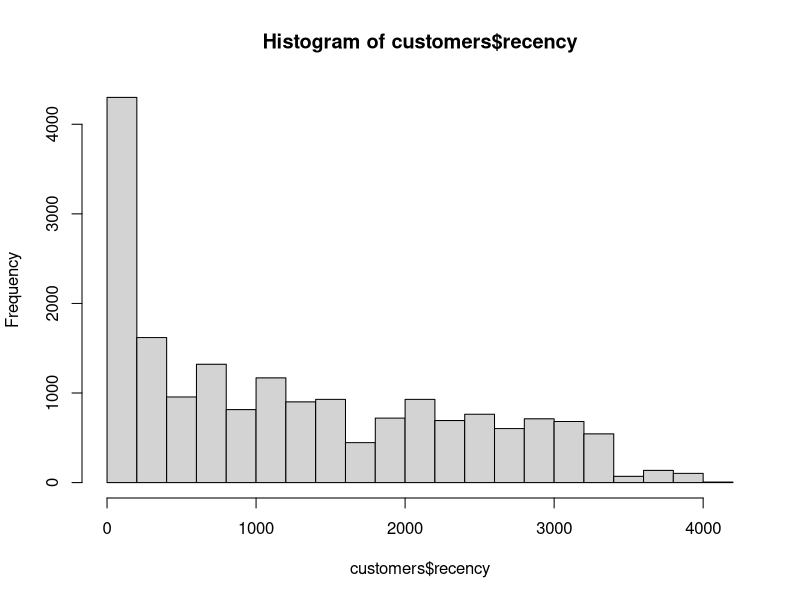
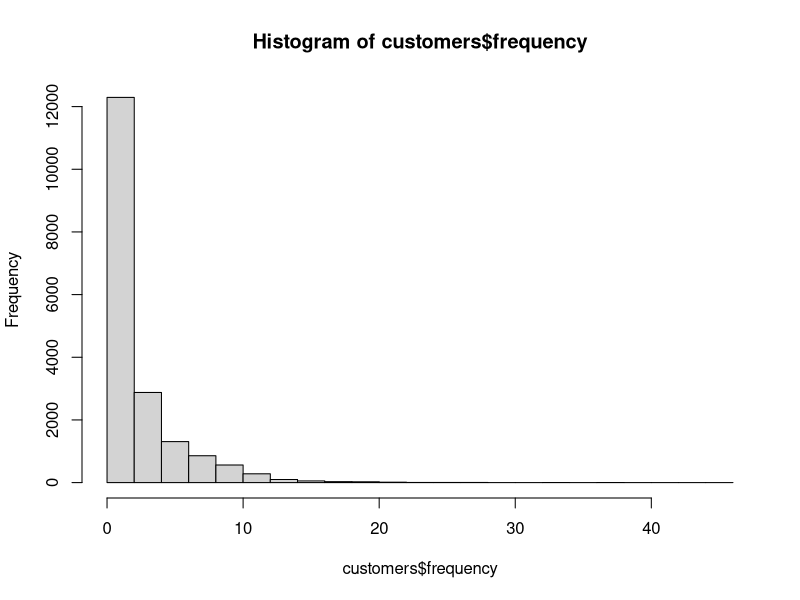
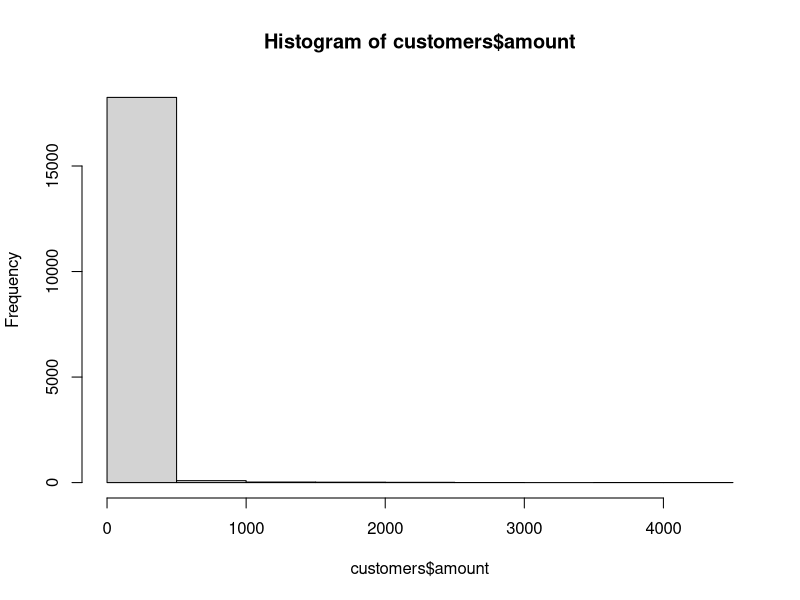
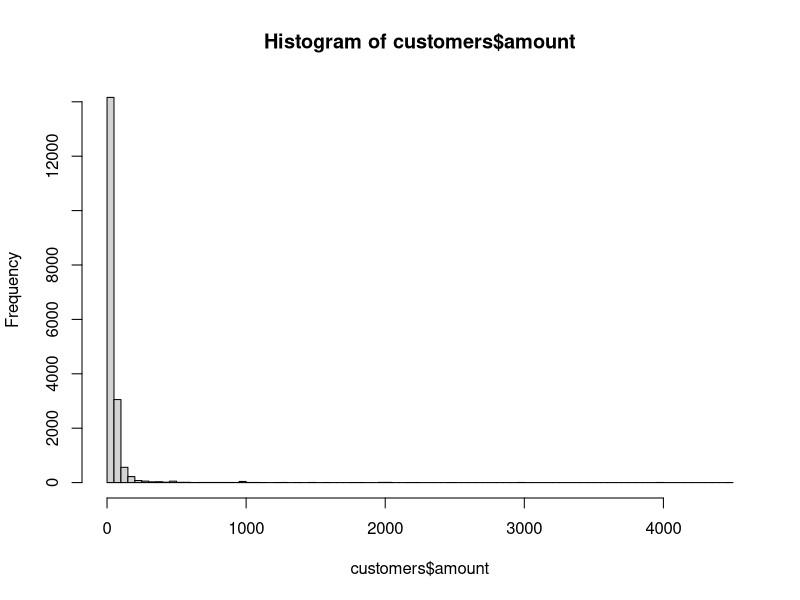
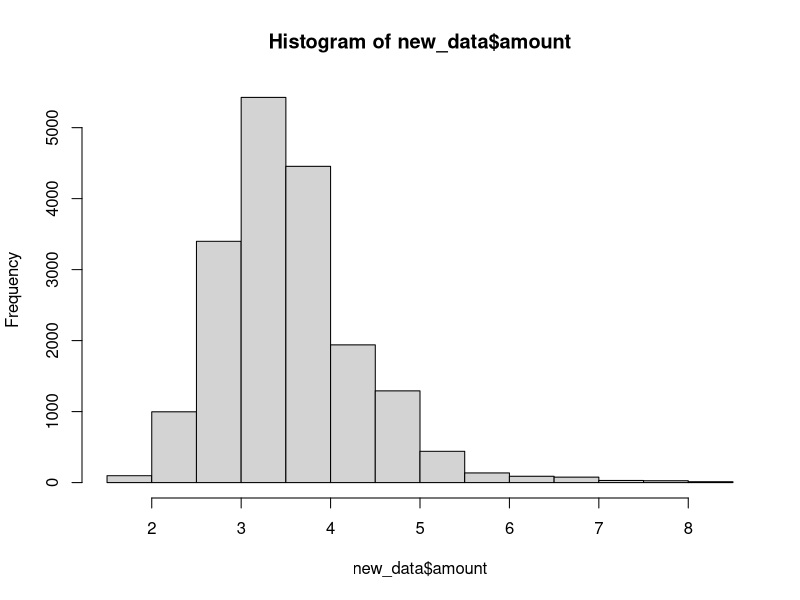
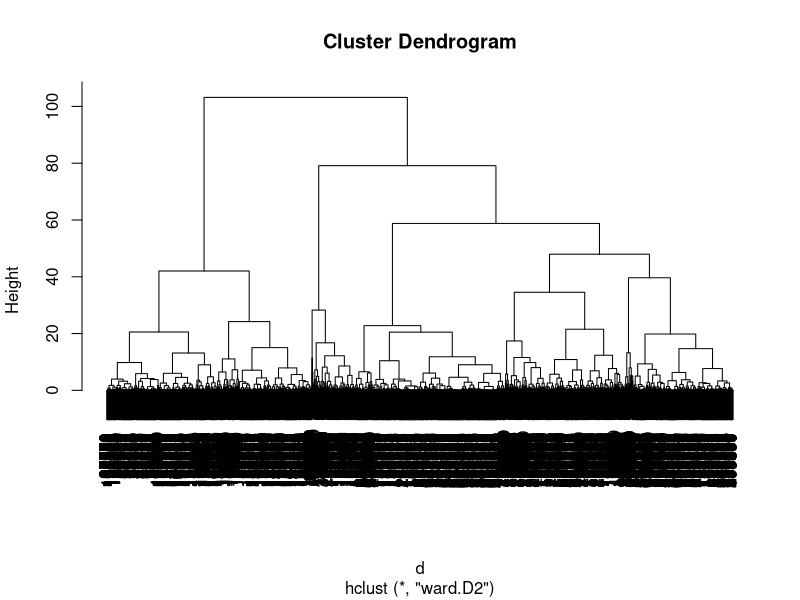
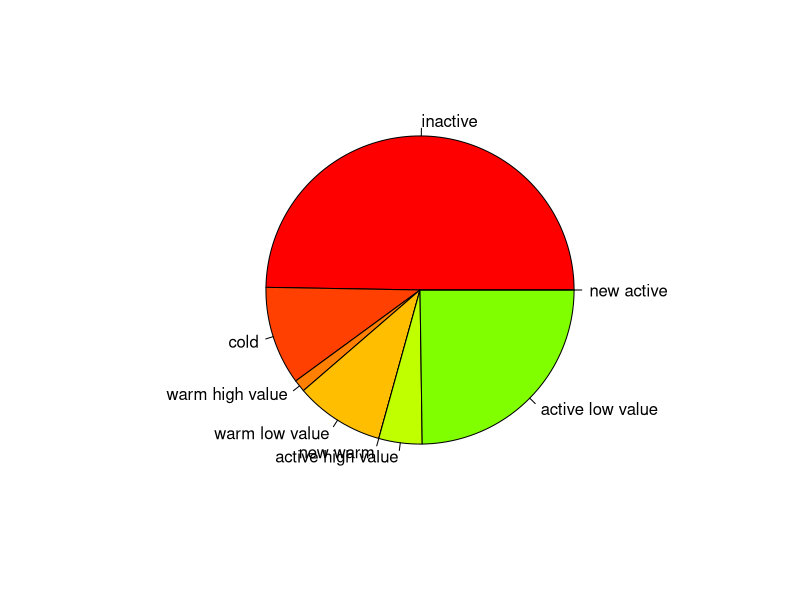

The R script that drew these images, in order:

# __________________________________________________________________
# //////////////////////////////////////////////////////////////////
#
# Author - Anupama Rajaram
# Program Description - Marketing related functions, including
#       a. Compute RFM (recency, frequency and monetary value)
#       b. Dendograms & Statistical/ hierarchical segmentation
#       c. Managerial (customer) segmentation into categories 
#           like inactive, warm, cold etc. based on recency
# __________________________________________________________________
# //////////////////////////////////////////////////////////////////


# To clean up the memory of your current R session run the following line
rm(list=ls(all=TRUE))


#===================================================================#
#=========== Section 1: Import data and clean/re-arrange============#

# Load text file into local variable called 'data'
# this dataset had 51243 rows and 3 columns
data = read.delim(file = 'purchases.txt', header = FALSE, 
                  sep = '\t', dec = '.')

# Rename the column headers from generic V1, V2,.. to meaningful titles
colnames(data) = c('customer_id', 'purchase_amount', 'date_of_purchase')
# this commnad 

# interpret the last column as a date, and extract year of purchase
data$date_of_purchase = as.Date(data$date_of_purchase, "%Y-%m-%d")
# the as.Date specifies date in a particular format


# now we can calculate individual components (date, month or year) 
# to be used at a later time. 
data$date_of_purchase = as.Date(data$date_of_purchase, "%Y-%m-%d")
data$year_of_purchase = as.numeric(format(data$date_of_purchase, "%Y"))
data$days_since       = as.numeric(difftime(time1 = "2016-01-01",
                                            time2 = data$date_of_purchase,
                                            units = "days"))

# Display the data after transformation
head(data)
summary(data)


#===================================================================#
#=========== Section 2: Compute RFM, with SQL help==================#

# Compute key marketing indicators - recency, frequency and monetary
# value, using SQL queries within R

# please make sure the slqdf library is installed already
library(sqldf)

# Compute recency, frequency, and average purchase amount
customers = sqldf("SELECT customer_id,
                          MIN(days_since) AS 'recency',
                          COUNT(*) AS 'frequency',
                          AVG(purchase_amount) AS 'amount'
                   FROM data GROUP BY 1")
# Note, new dataset has 18417 rows and 4 columns, since some users 
# purchased products more than once


# Explore the data - optional 
head(customers)
summary(customers)

# Graphical visualization of RFM
hist(customers$recency)
hist(customers$frequency)
hist(customers$amount)
hist(customers$amount, breaks = 100)


#===================================================================#
#=========== Section 3: Statistical segmentation ===================#

# Preparing the data 
# First, Copy customer data into new data frame
new_data = customers

# Remove customer id as a variable, store it as row names
head(new_data)
row.names(new_data) = new_data$customer_id
new_data$customer_id = NULL
head(new_data)

# Take the log-transform of the amount, and plot
new_data$amount = log(new_data$amount)
hist(new_data$amount)

# Standardize variables
new_data = scale(new_data)
head(new_data)


# Second, run statistical segmentation 

# most laptops do not have enough memory to compute distance metrics
# for the entire dataset.
# to check try the command below (commented here) 
# d = dist(new_data)


# If your computer throws an error message use the 30% sample below
# If not, replace "by = 3" with "by = 1"

# We take a 30% sample - hence dividing the original set by 3
# For 10% sample, divide by 10
# For 50% sample, divide by 2, and so on.
sample = seq(1, 18417, by = 3)
head(sample)
customers_sample = customers[sample, ]
new_data_sample  = new_data[sample, ]

# Compute distance metrics on standardized data
d = dist(new_data_sample)

# Perform hierarchical clustering on distance metrics
c = hclust(d, method="ward.D2")

# Plot dendogram
plot(c)

# Divide customers into 15 segments
members = cutree(c, k = 15)

# Show 100 first customers and their segment number
# this is an exploratory step, hence optional
members[1:100]
table(members)

# Show average/ aggregrated profile of each segment
aggregate(customers_sample[, 2:4], by = list(members), mean)



#===================================================================#
#=========== Section 4: Managerial/ customer segmentation ==========#

# statistical segmentations are not viable for businesses since they 
# become obsolete very quickly, with changes in data

# Managerial segmentation is a much better alternative.

# First copy customers data
customers_2015 = customers

# ------------Simple 2-segment solution based on recency alone------------#
# adding a column called segment.
# if customers bought products >3 years, then mark as inactive.
customers_2015$segment = ifelse(test = customers_2015$recency > 365*3, 
                                yes = "inactive", no = "NA")
# exploratory step (optional)
table(customers_2015$segment)
# note, table() uses cross-classifying factors to build a contingency table 
# of the counts at each combination of factor levels.
# In this case, the classification factor = segment => inactive or NA


# ------------ Alternative 6-segment solution based on ----------#
# ------------ recency & monetary value -------------------------#
customers_2015$segment = "NA"
customers_2015$segment[which(customers_2015$recency > 365*3)] = "inactive"
customers_2015$segment[which(customers_2015$recency <= 365*3 & 
                                 customers_2015$recency > 365*2)] = "cold"
customers_2015$segment[which(customers_2015$recency <= 365*2 & 
                                 customers_2015$recency > 365*1)] = "warm"
customers_2015$segment[which(customers_2015$recency <= 365)] = "active"
customers_2015$segment[which(customers_2015$segment == "warm" & customers_2015$first_purchase <= 365*2)] = "new warm"
customers_2015$segment[which(customers_2015$segment == "warm" & 
                                 customers_2015$amount < 100)] = 
    "warm low value"
customers_2015$segment[which(customers_2015$segment == "warm" & 
                                 customers_2015$amount >= 100)] = 
    "warm high value"
customers_2015$segment[which(customers_2015$segment == "active" 
                             & customers_2015$first_purchase <= 365)] = "new active"
customers_2015$segment[which(customers_2015$segment == "active" & 
                                 customers_2015$amount < 100)] = 
    "active low value"
customers_2015$segment[which(customers_2015$segment == "active" &
                                 customers_2015$amount >= 100)] = 
    "active high value"

# Re-order factor in a way that makes sense
customers_2015$segment = factor(x = customers_2015$segment, 
                                levels = c("inactive", "cold",
                                           "warm high value", 
                                           "warm low value", 
                                           "new warm", "active high value",
                                           "active low value", "new active"
                                ))

# exploring these new segments
table(customers_2015$segment)
aggregate(x = customers_2015[, 2:4], by = list(customers_2015$segment), mean)


# using a colored pie chart to view the segments
pie(table(customers_2015$segment), col = rainbow(24))
aggregate(x = customers_2015[, 2:4], by = list(customers_2015$segment), 
          mean)
